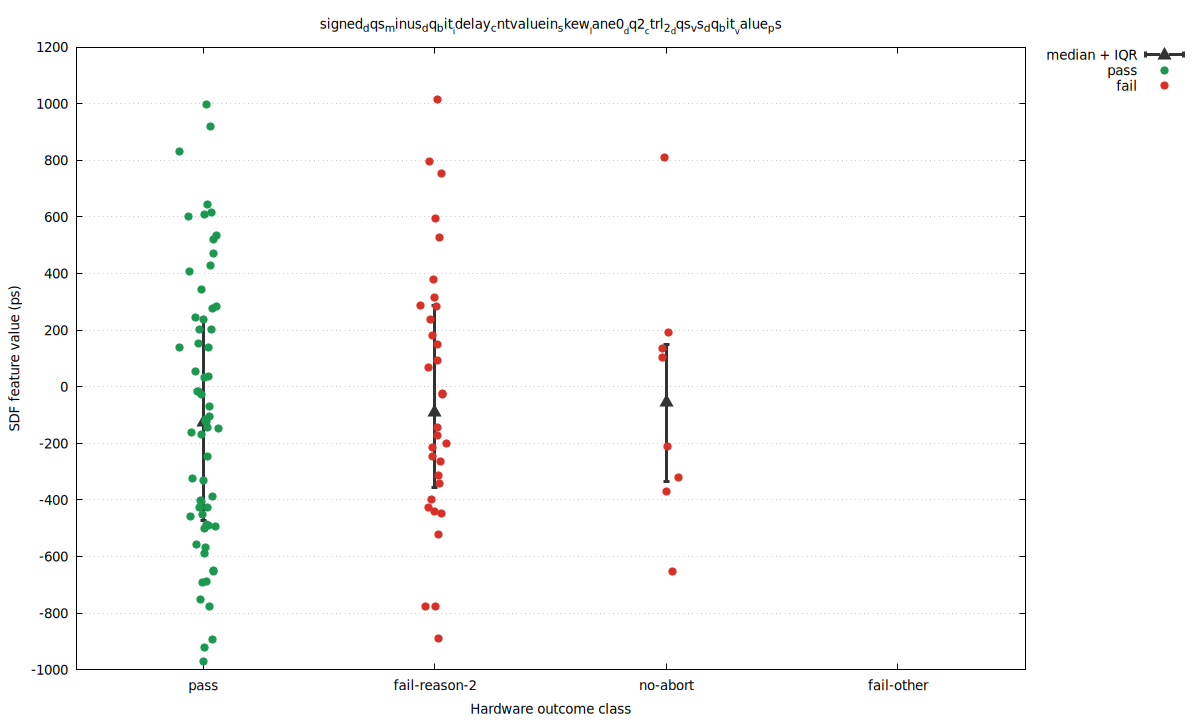

gnuplot code for this plot:
set terminal pngcairo size 1200,720 enhanced font 'DejaVu Sans,10'
set output 'signed_baseline_seed_31_60_skew_signed_dqs_minus_dq_bit_idelay_cntvaluein_skew_lane0_dq2_ctrl_2_dqs_vs_dq_bit_.png'
set datafile separator comma
set key outside right top
set grid ytics
set xrange [0.45:4.55]
set xtics ('pass' 1, 'fail-reason-2' 2, 'no-abort' 3, 'fail-other' 4)
set xlabel 'Hardware outcome class'
set ylabel 'SDF feature value (ps)'
set title 'signed_dqs_minus_dq_bit__idelay_cntvaluein_skew__lane0__dq2__ctrl_2__dqs_vs_dq_bit__value_ps'
plot \
  'signed_baseline_seed_31_60_skew_signed_dqs_minus_dq_bit_idelay_cntvaluein_skew_lane0_dq2_ctrl_2_dqs_vs_dq_bit_.summary.dat' using 1:4:3:5 with yerrorbars pt 9 ps 1.5 lw 3 lc rgb '#333333' title 'median + IQR', \
  'signed_baseline_seed_31_60_skew_signed_dqs_minus_dq_bit_idelay_cntvaluein_skew_lane0_dq2_ctrl_2_dqs_vs_dq_bit_.dat' using 1:4 with points pt 7 ps 1.2 lc rgb '#1a9850' title 'pass', \
  'signed_baseline_seed_31_60_skew_signed_dqs_minus_dq_bit_idelay_cntvaluein_skew_lane0_dq2_ctrl_2_dqs_vs_dq_bit_.dat' using 1:5 with points pt 7 ps 1.2 lc rgb '#d73027' title 'fail'
